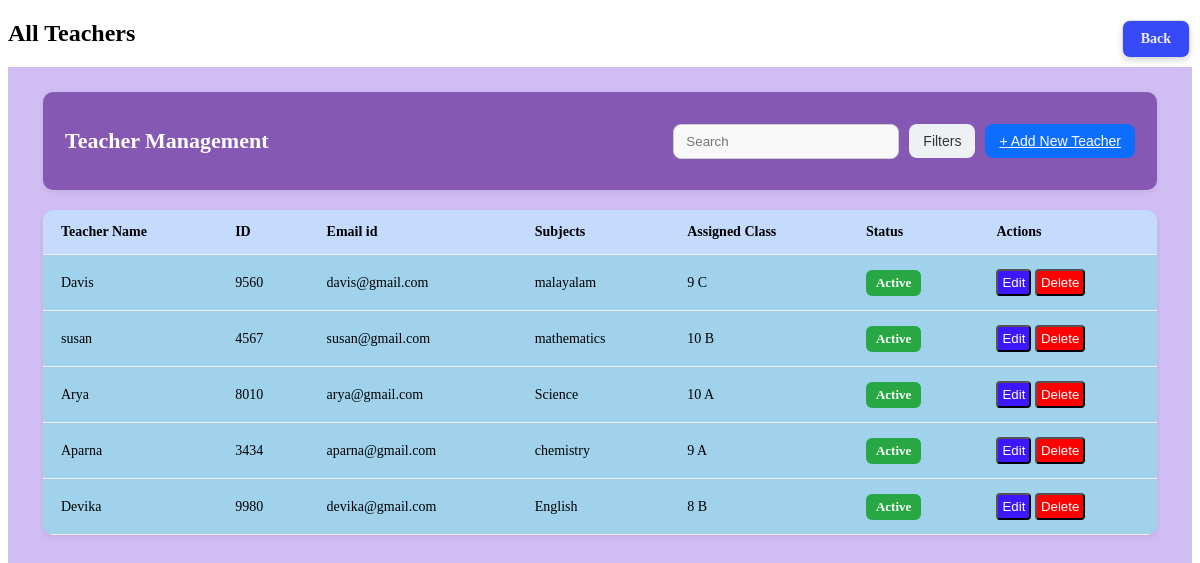
The page /all_teachers/ on the database its author committed.
### school/models.py (models this page shows, shortened)
class Teacher(models.Model):
    STATUS_CHOICES=(
        ("Active","Active"),
        ("Resigned","Resigned"),
        ("Retired","REtired")
    )
    tname=models.CharField(max_length=255)
    teacher_id=models.CharField(max_length=255,unique=True)
    temail=models.CharField(max_length=255)
    tdept=models.CharField(max_length=255)
    tassign=models.CharField(max_length=255,null=True,blank=True)
    status=models.CharField(max_length=20,choices=STATUS_CHOICES,default="Active")

### school/views.py (the view)
# urls.py: path('all_teachers/',all_teachers,name='all_teachers'),
def all_teachers(request):
    teachers=Teacher.objects.all()
    return render(request,"all_teachers.html",{"teachers":teachers})

### school/templates/all_teachers.html (shortened to what this page needs)
{% load static %}
<!DOCTYPE html>
<html lang="en">
<head>
    <link rel="stylesheet" href="{% static 'css/all_teacher.css' %}?v=3">
</head>
<body>
<h2>All Teachers</h2>
<div class="right-container">
        <div id="teacherTableSection" >
            <div class="teacher-header">
                <h2>Teacher Management</h2>
                <div class="teacher-actions">
                    <input type="text" placeholder="Search" class="search-box">
                    <button class="filter-btn">Filters</button>
                    <button class="add-btn">
                        <a href="{% url 'add_teacher' %}">+ Add New Teacher</a>
                    </button>
                    <a href="{% url 'principal_dashboard' %}" class="back-btns">Back</a>
                </div>
            </div>
            <table class="teacher-table">
                <thead>
                    <tr>
                        <th>Teacher Name</th>
                        <th>ID</th>
                        <th>Email id</th>
                        <th>Subjects</th>
                        <th>Assigned Class</th>
                        <th>Status</th>
                        <th>Actions</th>
                    </tr>
                </thead>
                <tbody id="teacherTableBody">
                    {% for t in teachers %}
                    <tr>
                        <td>{{ t.tname }}</td>
                        <td>{{ t.teacher_id }}</td>
                        <td>{{ t.temail }}</td>
                        <td>{{ t.tdept }}</td>
                        <td>{{ t.tassign }}</td>
                        <td>
                            <span class="status-badges
                             {% if t.status == 'Active' %}status-active
                             {% elif t.status == 'Resigned' %}status-resigned
                             {% elif t.status == 'Retired' %}status-retired
                             {% endif %}
                             ">
                                {{ t.status }}
                            </span>
                         </td>
                       <td class="action-buttons">
                            <button class="edit-btn"
                                data-id="{{ t.id }}"
                                data-name="{{ t.tname }}"
                                data-tid="{{ t.teacher_id }}"
                                data-email="{{ t.temail }}"
                                data-dept="{{ t.tdept }}"
                                data-assign="{{ t.tassign }}"
                                data-status="{{ t.status }}"
                            >Edit</button>
                            <button class="delete-btn" data-id="{{ t.id }}">Delete</button>
                        </td>
                    </tr>
                    {% endfor %}
                </tbody>
            </table>
        </div>
</div>
</body>
</html>

### school/static/css/all_teacher.css (style rules this page uses)
.right-container { padding: 25px 35px; background: #d0bdf4; height: 100vh; overflow-y: auto; }
.teacher-header { display: flex; justify-content: space-between; align-items: center; background: #8458B3; padding: 18px 22px; border-radius: 10px; box-shadow: 0px 2px 6px rgba(0,0,0,0.08); margin-bottom: 20px; }
.teacher-header h2 { font-size: 22px; font-weight: 600; color: #fff; }
.back-btns { position: absolute; top: 20px; right: 10px; display: inline-block; padding: 10px 18px; background: #051df7cc; border-radius: 8px; border: 1px solid #dcdcdc; font-size: 14px; font-weight: 600; color: #f0eeee; text-decoration: none; backdrop-filter: blur(6px); box-shadow: 0 3px 6px rgba(0,0,0,0.15); transition: 0.3s ease; }
.teacher-actions { display: flex; align-items: center; gap: 10px; }
.search-box { padding: 9px 12px; width: 200px; border: 1px solid #ccc; border-radius: 8px; background: #f8f8f8; margin-left: 220px; }
.filter-btn, .add-btn { border: none; padding: 9px 14px; border-radius: 8px; cursor: pointer; font-size: 14px; }
.filter-btn { background: #eef1f4; color: #333; }
.add-btn { background: #0d6efd; color: #101010; font-weight: 500; color: white; }
.add-btn a { color: white; }
.teacher-table { width: 100%; border-collapse: collapse; background: #A0D2EB; border-radius: 10px; overflow: hidden; box-shadow: 0px 2px 6px rgba(0,0,0,0.08); }
.teacher-table thead { background: #c5dbfe; }
.teacher-table th, .teacher-table td { padding: 14px 18px; text-align: left; font-size: 14px; border-bottom: 1px solid #eee; }
.edit-btn { background-color: #3d17fd; color: white; border-radius: 4px; padding: 4px; }
.delete-btn { background-color: red; color: white; border-radius: 4px; padding:4px; }
.edit-btn,.delete-btn:hover { cursor: pointer; }
.status-badges { padding: 5px 10px; border-radius: 6px; font-size: 13px; font-weight: 600; color: white; display: inline-block; }
.status-active { background: #28a745; }

### rows shown on the page
Teacher: tname "Davis", teacher_id "9560", temail "davis@gmail.com", tdept "malayalam", tassign "9 C", status "Active"
Teacher: tname "susan", teacher_id "4567", temail "susan@gmail.com", tdept "mathematics", tassign "10 B", status "Active"
Teacher: tname "Arya", teacher_id "8010", temail "arya@gmail.com", tdept "Science", tassign "10 A", status "Active"
Teacher: tname "Aparna", teacher_id "3434", temail "aparna@gmail.com", tdept "chemistry", tassign "9 A", status "Active"
Teacher: tname "Devika", teacher_id "9980", temail "devika@gmail.com", tdept "English", tassign "8 B", status "Active"
